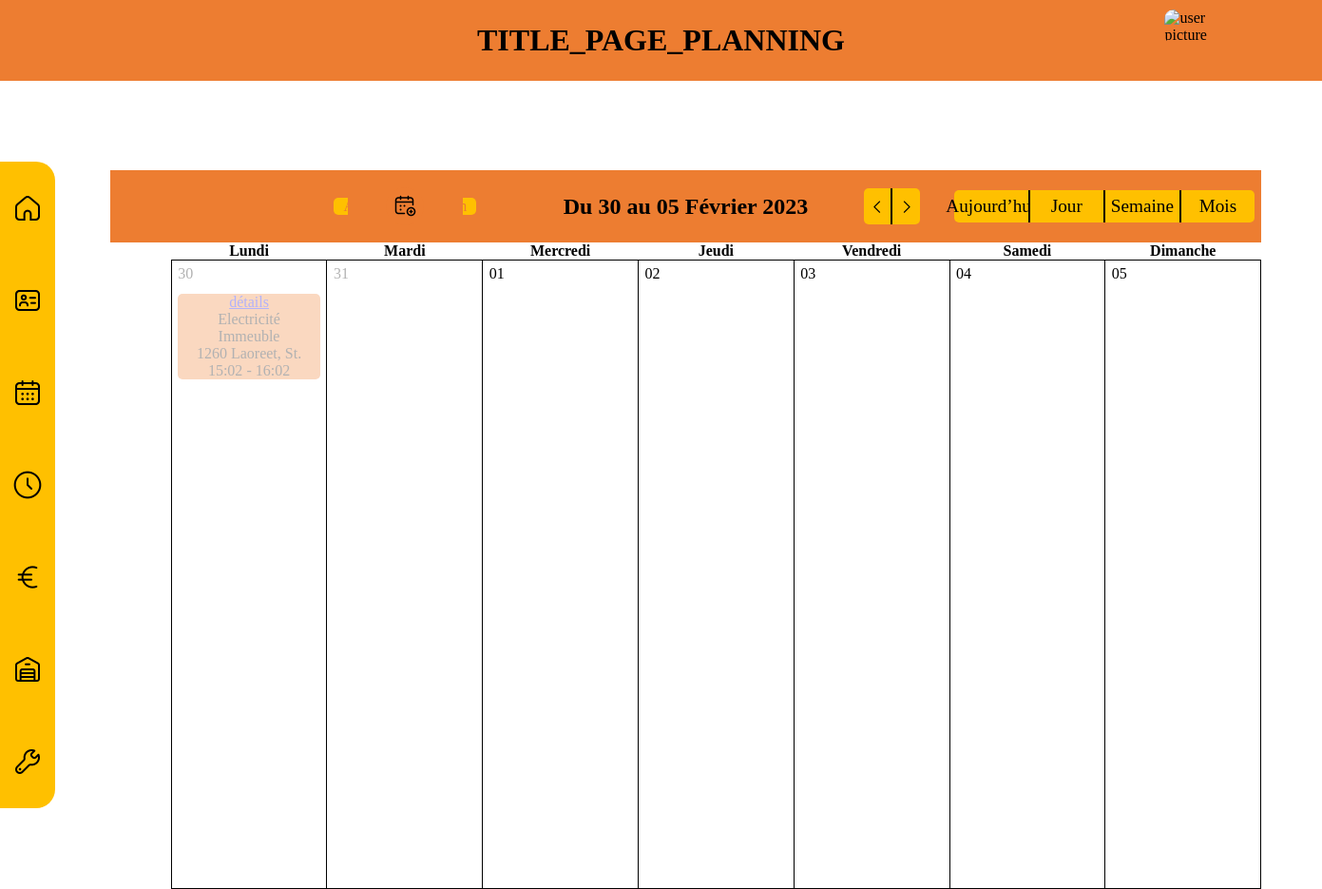
The page /public/planning.php?onglet=missions&display=week&year=2023&month=2&week=1 on the database its author committed.
### tables this page shows
CREATE TABLE Event(
   eventId INT auto_increment,
   eventDescription VARCHAR(255),
   eventStartDate DATE,
   eventEndDate DATE,
   eventStartTime TIME,
   eventEndTime TIME,
   worksiteId INT NOT NULL,
   constraint PK_Event PRIMARY KEY(eventId),
   constraint FK_Event_Worksite FOREIGN KEY(worksiteId) REFERENCES Worksite(worksiteId)
);

CREATE TABLE Worksite(
   worksiteId INT auto_increment,
   worksiteAddress VARCHAR(255),
   worksiteName VARCHAR(255),
   constraint PK_Worksite PRIMARY KEY(worksiteId)
);

### private/class/Month.php (called while the page is built, shortened)
<?php
class Month{
    private $months = ['Janvier' , 'Février' , 'Mars' , 'Avril' , 'Mai' , 'Juin' , 'Juillet' , 'Août' , 'Septembre' , 'Octobre' , 'Novembre' , 'Décembre'];
    private $date;
    public $year;
    public $month;
    public $week;
    public function __construct(?int $month = null , ?int $year = null , ?int $week = null , ?int $day = null)
    {
        if($day === null || $day < 1 || $day > 31){
            $day = intval(date('d'));
        }
        $this->year = $year;
        $this->month = $month;
        $this->week = $week;
        $this->day = $day;
    }
    public function getFirstDay(){
        return new DateTimeImmutable("{$this->year}-{$this->month}-01");
    }
    public function getWeeks(){
        $start = $this->getFirstDay();
        $end = $start->modify('+1 month -1 day');
        $startWeek = intval($start->format('W'));
        $endWeek = intval($end->format('W'));
        $weeks = $endWeek - $startWeek + 1;
        return $weeks;
    }
    public function withinMonth($date){
        return $this->getFirstDay()->format('Y-m') === $date->format('Y-m');
    }
    public function previousMonth(){
        $year = $this->year;
        $month = $this->month - 1;
        $week = $this->getWeeks();
        $day = intval(date('t'));
        return new Month($month, $year , $week , $day);
    }
    private function convertWeek($week){
        if($week >= 1 && $week < 7){
            switch($week){
                case 1:
                    return 0;
                    break;
            }
        }
    }
    public function setupWeek($week){
        if($week >=1 && $week < 7){
            return $this->convertWeek($week);
        }
    }
    public function toStringWeek($date){
        $this->date = $date;
        return "Du ". $date->modify('- 6 day')->format("d")." au ". $date->format("d") . " " . $this->months[$this->month - 1] . " " . $this->year;
    }
    private function withinWeek(\DateTimeImmutable $firstWeekDay){
        $currentDay = date('Y-m-d');
        $firstWeekDay = $firstWeekDay;
        $lastWeekDay = $firstWeekDay->modify('+' . 6 . 'days');
        $firstWeekDay = $firstWeekDay->format('Y-m-d');
        $lastWeekDay = $lastWeekDay->format('Y-m-d');
        return $currentDay >= $firstWeekDay && $currentDay <= $lastWeekDay;
    }
    public function getCurrentWeek(){
        $numWeek = 1;
        $monday = $this->getFirstDay()->modify('last Monday');
        for($numWeek; $numWeek < $this->getWeeks(); $numWeek++){
            if($this->withinWeek($monday)){
                return $numWeek;
            }
            else{
               $monday = $monday->modify('+' . 7 . 'days');
            }
        }
    }
    public function nextWeek(){
        $year = $this->year;
        $month = $this->month;
        $week = $this->week + 1;
        $day = $this->date->modify('- 6 day')->format("d");
        return new Month($month , $year , $week , $day);
    }
    public function previousWeek(){
        $year = $this->year;
        $month = $this->month;
        $week = $this->week - 1;
        $day = $this->date->format("d");
        if($week === 0){
            $year = $this->previousMonth()->year;
            $month = $this->previousMonth()->month;
            $week = $this->previousMonth()->week;
            $day = $this->previousMonth()->day;
        }
        return new Month($month , $year , $week , $day);
    }
}
?>

### private/class/URLManagementClass.php (called while the page is built, shortened)
<?php
class URLManagement{
    public static function addUrlParam($params=array()): string{
        $p = array_merge($_GET, $params);
        $qs = http_build_query($p);
        return basename($_SERVER['PHP_SELF']).'?'.$qs;
    }
}
?>

### private/class/Events.php (called while the page is built, shortened)
<?php
class Events{
    public $PDO;
    function __construct($dataBase)
    {
        $this->PDO = $dataBase;
    }
    public function getEventBetween(\DateTimeImmutable $eventStart , \DateTimeImmutable $eventEnd){
        $this->PDO->setAttribute(PDO::ATTR_DEFAULT_FETCH_MODE , PDO::FETCH_ASSOC);
        $select = "select distinct *";
        $from = " from Event e join Worksite w on w.worksiteId = e.worksiteId";
        $where = " where eventStartDate";
        $between = " between '{$eventStart->format('Y-m-d 00:00:00')}' and '{$eventEnd->format('Y-m-d 23:59:59')}'";
        $orderBy = " order by e.eventStartTime asc";
        $query = $select . $from . $where . $between . $orderBy;
        $statement = $this->PDO->query($query);
        $getEvent = $statement->fetchAll();
        return $getEvent;
    }
    public function getEventBetweenByDay(\DateTimeImmutable $eventStart , \DateTimeImmutable $eventEnd , ?string $page = null){
        $events = "";
        switch($page){
            case "missions":
                    $events = $this->getEventBetween($eventStart , $eventEnd);
                break;
        }
        $days = [];
        foreach($events as $event){
            $date = explode(' ' , $event['eventStartDate'])[0];
            if(!isset($days[$date])){
                $days[$date] = [$event];
            }
            else{
                $days[$date][] = $event;
            }
        }
        return $days;
    }
}
?>

### private/planning/calendarEvent.php (the view, shortened to what this page needs)
<div class="calendarEvent">
    <a href="<?= URLManagement::addUrlParam(array('event'=>$event['eventId']))?>" class="buttonEvent"> détails </a>
    <p class="descriptionEvent"> <span class="eventLabel"> </span> <span class="eventInfo"> <?= $event['eventDescription'] ?> </span> </p>
    <p class="worksiteNameEvent"> <span class="eventLabel"> </span> <span class="eventInfo"> <?= $event['worksiteName'] ?> </span> </p>
    <p class="worksiteEvent"> <span class="eventLabel"> </span> <span class="eventInfo"> <?= $event['worksiteAddress'] ?> </span> </p>
    <p class="eventTime">
        <span class="eventInfo">
            <?= (new DateTime($event['eventStartTime']))->format('H:m') ?>
            - <?= (new DateTime($event['eventEndTime']))->format('H:m') ?>
        </span>
    </p>
</div>

### private/planning/weekView.php (shortened to what this page needs)
<?php
    require_once dirname(__FILE__,2). "/class/Month.php";
    require_once dirname(__FILE__,2). "/class/Events.php";
    $event = new Events($PDO);
    $month = new Month($_GET['month'] ?? null, $_GET['year'] ?? null , $_GET['week'] ?? null , $_GET['day'] ?? null);
    $weeks = $month->getWeeks();
    $firstDay = $month->getFirstDay();
    $firstDay = $firstDay->format('N') === '1' ? $firstDay : $month->getFirstDay()->modify('last Monday');
    $lastDay = $firstDay->modify('+' . (6 + 7 * ($weeks - 1)) . 'days');
    $events = $event->getEventBetweenByDay($firstDay , $lastDay , $page);
    foreach($month->days as $dayNumber => $day){
        $date = $firstDay->modify("+".($dayNumber + $month->setupWeek($month->week)). "day");
    }
?>
<div class="tab" >
    <div class="tabHeader">
        <div class="leftSide">
            <div class="zoneAddEvent">
                <label for="buttonAddEvent" class="buttonLabel" id="buttonLabel"> <i id="iButtonLabel" class="icon-calendar-plus-alt"></i></label>
                <label for="buttonAddEvent" class="indicator"> Ajouter une mission</label>
                <?php include_once dirname(__FILE__). "/addEventView.php"?>
            </div>
        </div>
        <div class="middle">
            <h2> <?= $month->toStringWeek($date); ?> </h2>
        </div>
        <div class="rightSide">
                <div class="navigationPreviousNext">
                    <a href="<?= URLManagement::addUrlParam(array('month'=>$month->previousWeek()->month ,'year'=>$month->previousWeek()->year , 'week'=>$month->previousWeek()->week))?> "> <i class="icon-angle-left"></i> </a>
                    <a href="<?= URLManagement::addUrlParam(array('month'=>$month->nextWeek()->month ,'year'=>$month->nextWeek()->year , 'week'=>$month->nextWeek()->week))?> "> <i class="icon-angle-right"></i> </a>
                </div>
                <div class="navigationView">
                    <a href="<?= URLManagement::addUrlParam(array('month'=>date('m') ,'year'=>date('Y') , 'week'=>$month->getCurrentWeek()))?>">Aujourd’hui</a>
                    <a href="<?= URLManagement::addUrlParam(array('display'=>'day' , 'day'=>date('d'))) ?>" class="changeView"> Jour </a>
                    <a href="<?= URLManagement::addUrlParam(array('display'=>'week' , 'week'=>$month->getCurrentWeek())) ?>" class="changeView"> Semaine </a>
                    <a href="<?= URLManagement::addUrlParam(array('display'=>'month')) ?>" class="changeView"> Mois </a>
                </div>
        </div>
    </div>
    <table class="calendarTable">
        <thead>
            <tr>
                <?php foreach($month->days as $dayNumber => $day):?>
                    <th> <?= $day ?> </th>
                <?php endforeach; ?>
            </tr>
        </thead>
        <tbody>
            <tr>
                <?php foreach($month->days as $dayNumber => $day):
                        $date = $firstDay->modify("+".($dayNumber + $month->setupWeek($month->week)). "day");
                        $eventsForDay = $events[$date->format('Y-m-d')] ?? [];
                ?>
                    <td class="<?= $month->withinMonth($date) ?'' : 'calendarOtherMonth' ?>">
                        <?php if($date->format('Y-m-d') === date('Y-m-d')): ?>
                            <p class="calendarDayNumber colorCurrentDay"> <?= $date->format('d'); ?> </p>
                        <?php else : ?>
                            <p class="calendarDayNumber"> <?= $date->format('d'); ?> </p>
                        <?php endif; ?>
                        <div class="eventContainer">
                            <?php
                                foreach($eventsForDay as $event){
                                    include dirname(__FILE__)."/calendarEvent.php";
                                }
                            ?>
                        </div>
                    </td>
                <?php endforeach; ?>
            </tr>
        </tbody>
    </table>
</div>

### webroot/CSS/newCSS.css (style rules this page uses)
:root { --mainColor: #ED7D31; --transparentMainColor: rgba(237, 125, 49 , 0.7); --secondaryColor: #FFC000; --transparentSecondaryColor: rgba(255, 192, 0 , 0.5); --shadowColor: rgba(0 , 0 , 0 , 0.5); --textColorBlack: #000; --transparentTextColorBlack: rgba(0, 0, 0, 0.5); --textColorWhite : #fff; }
* { margin: 0; padding: 0; font-family: Georgia; }
body { margin: 0; padding: 0; }
.tab { display: flex; flex-direction: column; width: 100%; height: 100%; }
.tabHeader { position: relative; z-index: 1; display: flex; align-items: center; justify-content: center; width: 95%; height: 10%; background-color: var(--mainColor); }
.rightSide { display: flex; justify-content: center; align-items: center; width: 37.5%; height: 100%; }
.rightSide a { font-size: 1.2em; text-decoration: none; color: var(--textColorBlack); }
.navigationPreviousNext { display: flex; justify-content: center; align-items: center; width: 30%; height: 100%; }
.navigationPreviousNext a:nth-child(n) { display: flex; justify-content: center; align-items: center; padding: 3%; background-color: var(--secondaryColor); width: 16%; height: 40%; transition: 0.5s; }
.navigationPreviousNext a:nth-child(1) { border-top-left-radius: 5px; border-bottom-left-radius: 5px; border-right: 2px solid var(--textColorBlack); }
.navigationPreviousNext a:nth-child(2) { border-top-right-radius: 5px; border-bottom-right-radius: 5px; }
.navigationView { display: flex; justify-content: flex-start; align-items: center; width: 74%; height: 100%; }
.navigationView a:nth-child(n) { display: flex; justify-content: center; align-items: center; padding: 3%; background-color: var(--secondaryColor); width: 18%; height: 20%; }
.navigationView a:nth-child(1) { border-top-left-radius: 5px; border-bottom-left-radius: 5px; border-right: 2px solid var(--textColorBlack); }
.navigationView a:nth-child(2) , .navigationView a:nth-child(3) { border-right: 2px solid var(--textColorBlack); }
.navigationView a:nth-child(4) { border-top-right-radius: 5px; border-bottom-right-radius: 5px; }
.middle { display: flex; justify-content: center; align-items: center; width: 25%; }
.leftSide { display: flex; width: 37.5%; height: 100%; }
.zoneAddEvent { position: absolute; left: 250px; display: flex; justify-content: center; align-items: center; background-color: var(--mainColor); width: 10%; height: 100%; }
.zoneAddEvent .indicator { text-align: center; position: absolute; display: inline; width: 150px; border-radius: 5px; background-color: var(--secondaryColor); color: var(--mainColor); transition: 0.3s; z-index: -1; }
.zoneAddEvent .buttonLabel { position: absolute; display: flex; justify-content: center; align-items: center; background-color: var(--mainColor); color: var(--textColorBlack); text-decoration: none; transition: 0.3s; border-radius: 50%; font-size: 1.5em; width: 40px; height: 40px; }
.calendarTable { align-self: center; justify-self: center; border-collapse: collapse; width: 90%; height: 90%; }
.calendarTable th { height: 5%; }
.calendarTable td { padding: 2px; vertical-align: top; border: 1px solid var(--textColorBlack); width: 12.85%; height: 18%; }
.calendarOtherMonth { opacity: 0.3; }
.eventContainer { display: flex; flex-direction: column; align-items: center; width: 100%; height: 90%; }
.calendarDayNumber { display: flex; align-items: center; justify-content: center; border-radius: 5px; width: 25px; height: 25px; }
.eventContainer .calendarEvent { display: flex; flex-direction: column; align-items: center; margin-top: 8px; border-radius: 5px; width: 95%; background-color: var(--mainColor); }

### rows shown on the page
event: eventDescription "Electricité", worksiteId.worksiteName "Immeuble", worksiteId.worksiteAddress "1260 Laoreet, St.", eventStartTime "15:02", eventEndTime "16:02"

### other values the page prints
$title "TITLE_PAGE_PLANNING"
$month->toStringWeek($date) "Du 30 au 05 Février 2023"
$day "Lundi"
$day "Mardi"
$day "Mercredi"
$day "Jeudi"
$day "Vendredi"
$day "Samedi"
$day "Dimanche"
$date->format('d') "30"
$date->format('d') "31"
$date->format('d') "01"
$date->format('d') "02"
$date->format('d') "03"
$date->format('d') "04"
